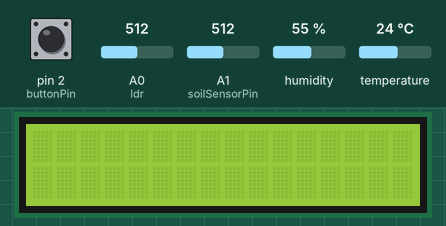
Bench run of a sketch on a simulated Arduino Uno, built with avr-gcc and run on an emulated ATmega328P. On the bench: 16×2 character LCD. Inputs (shaded band) come from the test bench; at power-on: pin 2 (buttonPin) HIGH, A0 (ldr) = 512, A1 (soilSensorPin) = 512, humidity 55 %, temperature 24 °C. What the sketch prints to the serial monitor is not drawn.

Above: at 1.2 s.
1.3 s: pin 2 (buttonPin) pulled LOW for 0.15 s
At 2.5 s:
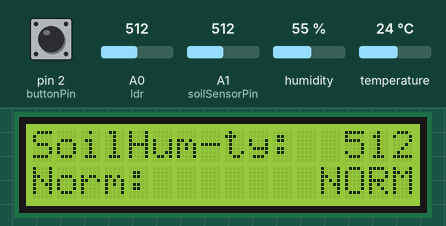
2.9 s: pin 2 (buttonPin) pulled LOW for 1 s
At 3.8 s:
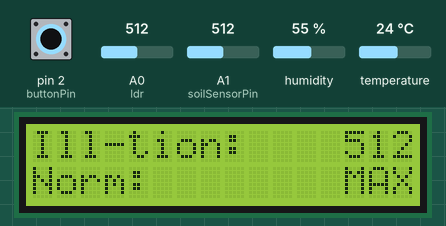
5.4 s: pin 2 (buttonPin) pulled LOW for 0.15 s
At 6.6 s:
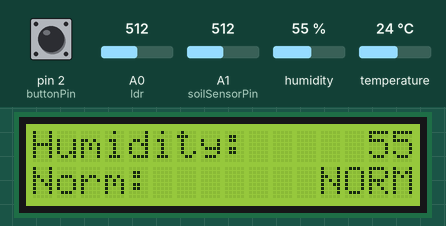
7.0 s: pin 2 (buttonPin) pulled LOW for 3.2 s
At 8.1 s:
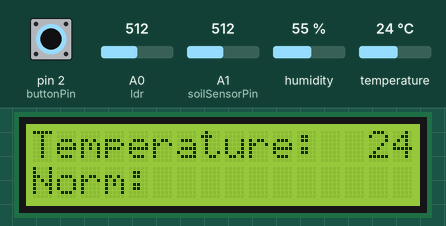
Timing chart, 0 to 10.0 s (numbered marks = the images above; inputs shaded):
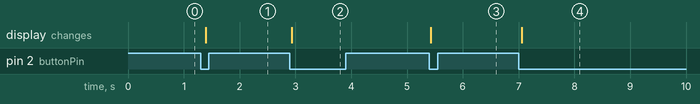

The sketch:

sketch_feb18b.ino
```cpp
// Подключаем стандартную библиотеку LiquidCrystal
#include <LiquidCrystal.h>
#include "DHT.h"
// Инициализируем объект-экран, передаём использованные
// для подключения контакты на Arduino в порядке:
// RS, E, DB4, DB5, DB6, DB7
LiquidCrystal lcd(4, 5, 10, 11, 12, 13);

#define DHTPIN 3 // номер пина, к которому подсоединен датчик
DHT dht(DHTPIN, DHT11);

int ldr = 0; //и фоторезистора


int soilSensorPin = 1;
int soilSensorValue = 0;

const int buttonPin = 2;     // номер входа, подключенный к кнопке

void setHumidityOnDisplay(int h){

  lcd.setCursor(0, 0);
  lcd.print("Humidity: ");
  lcd.setCursor(14, 0);
  lcd.print(h);

  lcd.setCursor(0, 1);
  lcd.print("Norm: ");

  if(h < 40){
    lcd.setCursor(12, 1);
    lcd.print(" MIN");
  }
  else if(h > 40 && h < 60){
    lcd.setCursor(12, 1);
    lcd.print("NORM");
  }
  else if(h > 60){
    lcd.setCursor(12, 1);
    lcd.print(" MAX");
  }
}

void setTempOnDisplay(int h){

  lcd.setCursor(0, 0);
  lcd.print("Temperature: ");
  lcd.setCursor(14, 0);
  lcd.print(h);

  lcd.setCursor(0, 1);
  lcd.print("Norm: ");

  if(h < 17){
    lcd.setCursor(12, 1);
    lcd.print(" MIN");
  }
  else if(h > 17 && h < 24){
    lcd.setCursor(12, 1);
    lcd.print("NORM");
  }
  else if(h > 24){
    lcd.setCursor(12, 1);
    lcd.print(" MAX");
  }
}

void setIdrOnDisplay(int h){

  lcd.setCursor(0, 0);
  lcd.print("Ill-tion:  ");
  lcd.setCursor(13, 0);
  lcd.print(h);

  lcd.setCursor(0, 1);
  lcd.print("Norm: ");

  if(h < 300){
    lcd.setCursor(12, 1);
    lcd.print(" MIN");
  }
  else if(h > 300 && h < 500){
    lcd.setCursor(12, 1);
    lcd.print("NORM");
  }
  else if(h > 500){
    lcd.setCursor(12, 1);
    lcd.print(" MAX");
  }
}

void setSoilHumidityOnDisplay(int h){

  lcd.setCursor(0, 0);
  lcd.print("SoilHum-ty: ");
  lcd.setCursor(13, 0);
  lcd.print(h);

  lcd.setCursor(0, 1);
  lcd.print("Norm: ");

  if(h < 350){
    lcd.setCursor(12, 1);
    lcd.print(" MIN");
  }
  else if(h > 350 && h < 600){
    lcd.setCursor(12, 1);
    lcd.print("NORM");
  }
  else if(h > 600){
    lcd.setCursor(12, 1);
    lcd.print(" MAX");
  }
}

void setup()
{
    Serial.begin(9600);
    dht.begin();
    // устанавливаем размер (количество столбцов и строк) экрана
    lcd.begin(16, 2);
    // печатаем первую строку
  pinMode(buttonPin, INPUT);
}

int STATE = 0;
void loop()
{
  //Считываем влажность
  float h = dht.readHumidity();
  // Считываем температуру
  float t = dht.readTemperature();
  //расчет освещенности
  int x = analogRead(ldr);
  //расчет влажность почвы
  soilSensorValue = analogRead(soilSensorPin);

  int buttonState = digitalRead(buttonPin);
  if (buttonState == 0){
    if(STATE == 0){
       lcd.clear();
       setTempOnDisplay(t);
    }
    else if (STATE == 1){
        lcd.clear();
      setHumidityOnDisplay(h);
    }
    else if (STATE == 2){
        lcd.clear();
      setIdrOnDisplay(x);
    }
    else if (STATE == 3){
      lcd.clear();
      setSoilHumidityOnDisplay(soilSensorValue);
    }
  }
  else{
    if(STATE > 3){
      STATE = 0;
    }
    else{
      STATE++;
  }
    Serial.println(STATE);
  }

  // устанавливаем курсор в колонку 0, строку 1. То есть на
  // самом деле это вторая строка, т.к. нумерация начинается с нуля
  delay(100);
}
```

Measured:
- after the input at 1.3 s, the display: changes after 0.10 s (image 1)
- after the input at 2.9 s, the display: changes at once (image 2)
- after the input at 5.4 s, the display: changes at once (image 3)
- after the input at 7.0 s, the display: changes after 0.06 s (image 4)
